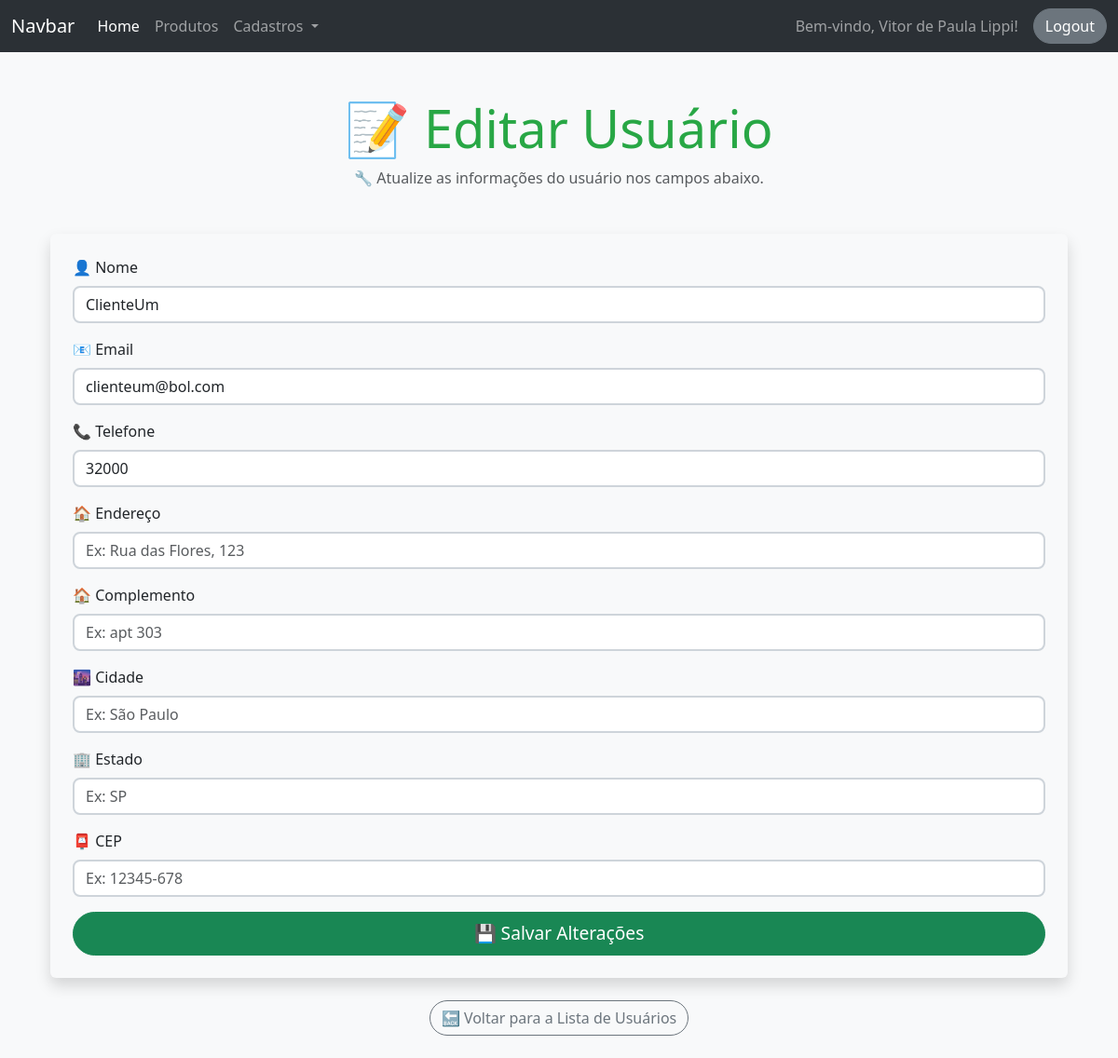
Screenshot of /alterar_cliente/1 (signed in) with the database file from the repository.
### projeto/models.py (models this page shows)
class Usuario(db.Model, UserMixin):
    id = db.Column(db.Integer, primary_key=True)
    nome = db.Column(db.String(100), nullable=False)
    email = db.Column(db.String(150), unique=True, nullable=False)
    senha = db.Column(db.String(200), nullable=False)
    papel = db.Column(db.String(50), default='funcionário')

class Cliente(db.Model):
    id = db.Column(db.Integer, primary_key=True)
    nome = db.Column(db.String(100), nullable=False)
    email = db.Column(db.String(150), unique=True, default="Sem email")
    telefone = db.Column(db.String(20), nullable=False)
    enderecos = db.relationship('Endereco', backref='cliente', lazy=True)

### projeto/routes.py (the view)
@app.route('/alterar_cliente/<int:id>', methods=['GET'])
@login_required
@admin_required
def alterar_cliente_id(id):
    usuario = Cliente.query.get(id)
    return render_template('usuarios/alterar_cliente_id.html', usuario=usuario)

### projeto/__init__.py (called while the page is built)
@login_manager.user_loader
def load_user(user_id):
    return Usuario.query.get(int(user_id))

### projeto/routes.py (called while the page is built)
def admin_required(f):
    @wraps(f)
    def decorated_function(*args, **kwargs):
        if not current_user.is_authenticated or current_user.papel != 'admin':
            abort(403)
        return f(*args, **kwargs)
    return decorated_function

### projeto/templates/usuarios/alterar_cliente_id.html (shortened to what this page needs)
{% extends 'base.html' %}
{% block content %}
<div class="container mt-5">
    <div class="text-center mb-5">
        <h1 class="display-4 text-success">📝 Editar Usuário</h1>
        <p class="text-muted">🔧 Atualize as informações do usuário nos campos abaixo.</p>
    </div>
    <form method="POST" action="{{ url_for('atualizar_usuario', id=usuario.id) }}" class="p-4 shadow rounded bg-light">
        <div class="mb-3">
            <label for="inputNome" class="form-label">👤 Nome</label>
            <input type="text" class="form-control" id="inputNome" name="nome" value="{{ usuario.nome }}" placeholder="Ex: João da Silva" required>
        </div>
        <div class="mb-3">
            <label for="inputEmail" class="form-label">📧 Email</label>
            <input type="email" class="form-control" id="inputEmail" name="email" value="{{ usuario.email }}" placeholder="Ex: joao@email.com" required>
        </div>
        <div class="mb-3">
            <label for="inputTelefone" class="form-label">📞 Telefone</label>
            <input type="text" class="form-control" id="inputTelefone" name="telefone" value="{{ usuario.telefone }}" placeholder="Ex: (11) 91234-5678" required>
        </div>
        <div class="mb-3">
            <label for="inputEndereco" class="form-label">🏠 Endereço</label>
            <input type="text" class="form-control" id="inputEndereco" name="endereco" value="{{ usuario.endereco }}" placeholder="Ex: Rua das Flores, 123">
        </div>
        <div class="mb-3">
            <label for="inputComplemento" class="form-label">🏠 Complemento</label>
            <input type="text" class="form-control" id="inputComplemento" name="complemento" value="{{ usuario.complemento }}" placeholder="Ex: apt 303">
        </div>
        <div class="mb-3">
            <label for="inputCidade" class="form-label">🌆 Cidade</label>
            <input type="text" class="form-control" id="inputCidade" name="cidade" value="{{ usuario.cidade }}" placeholder="Ex: São Paulo">
        </div>
        <div class="mb-3">
            <label for="inputEstado" class="form-label">🏢 Estado</label>
            <input type="text" class="form-control" id="inputEstado" name="estado" value="{{ usuario.estado }}" placeholder="Ex: SP">
        </div>
        <div class="mb-3">
            <label for="inputCep" class="form-label">📮 CEP</label>
            <input type="text" class="form-control" id="inputCep" name="cep" value="{{ usuario.cep }}" placeholder="Ex: 12345-678">
        </div>
        <button type="submit" class="btn btn-success w-100 btn-lg">
            💾 Salvar Alterações
        </button>
    </form>
    <div class="text-center mt-4">
        <a href="{{ url_for('buscar_usuario') }}" class="btn btn-outline-secondary">🔙 Voltar para a Lista de Usuários</a>
    </div>
</div>
{% endblock %}

### projeto/templates/componentes/navbar.html (shortened to what this page needs)
<nav class="navbar navbar-expand-lg bg-body-tertiary" data-bs-theme="dark">
    <div class="container-fluid">
        <a class="navbar-brand" href="#">Navbar</a>
        <div class="collapse navbar-collapse" id="navbarSupportedContent">
            <ul class="navbar-nav me-auto mb-2 mb-lg-0">
                <li class="nav-item">
                    <a class="nav-link active" aria-current="page" href="{{ url_for('home') }}">Home</a>
                </li>
                <li class="nav-item">
                    <a class="nav-link" href="#">Produtos</a>
                </li>
                <li class="nav-item dropdown">
                    <a class="nav-link dropdown-toggle" href="#" role="button" data-bs-toggle="dropdown" aria-expanded="false">
                        Cadastros
                    </a>
                </li>
            </ul>
            <div class="d-flex align-items-center">
                {% if current_user.is_authenticated %}
                    <span class="navbar-text me-3">Bem-vindo, {{ current_user.nome }}!</span>
                    <a href="{{ url_for('logout') }}" class="btn btn-secondary">Logout</a>
                {% else %}
                    <a href="{{ url_for('fazer_login') }}" class="btn btn-primary">Login</a>
                {% endif %}
            </div>
        </div>
    </div>
</nav>

### projeto/templates/usuarios/alterar_cliente_id.html (style rules this page uses)
body { background-color: #f8f9fa; }
.form-control { border: 2px solid #ced4da; border-radius: 8px; }
.btn { border-radius: 30px; }
.btn-lg { font-size: 1.2rem; }
.shadow { box-shadow: 0 4px 6px rgba(0, 0, 0, 0.1); }
.text-success { color: #28a745 !important; }

### rows the page displays
Usuario: nome "Vitor de Paula Lippi"
Cliente: nome "ClienteUm", email "clienteum@bol.com", telefone "32000"
